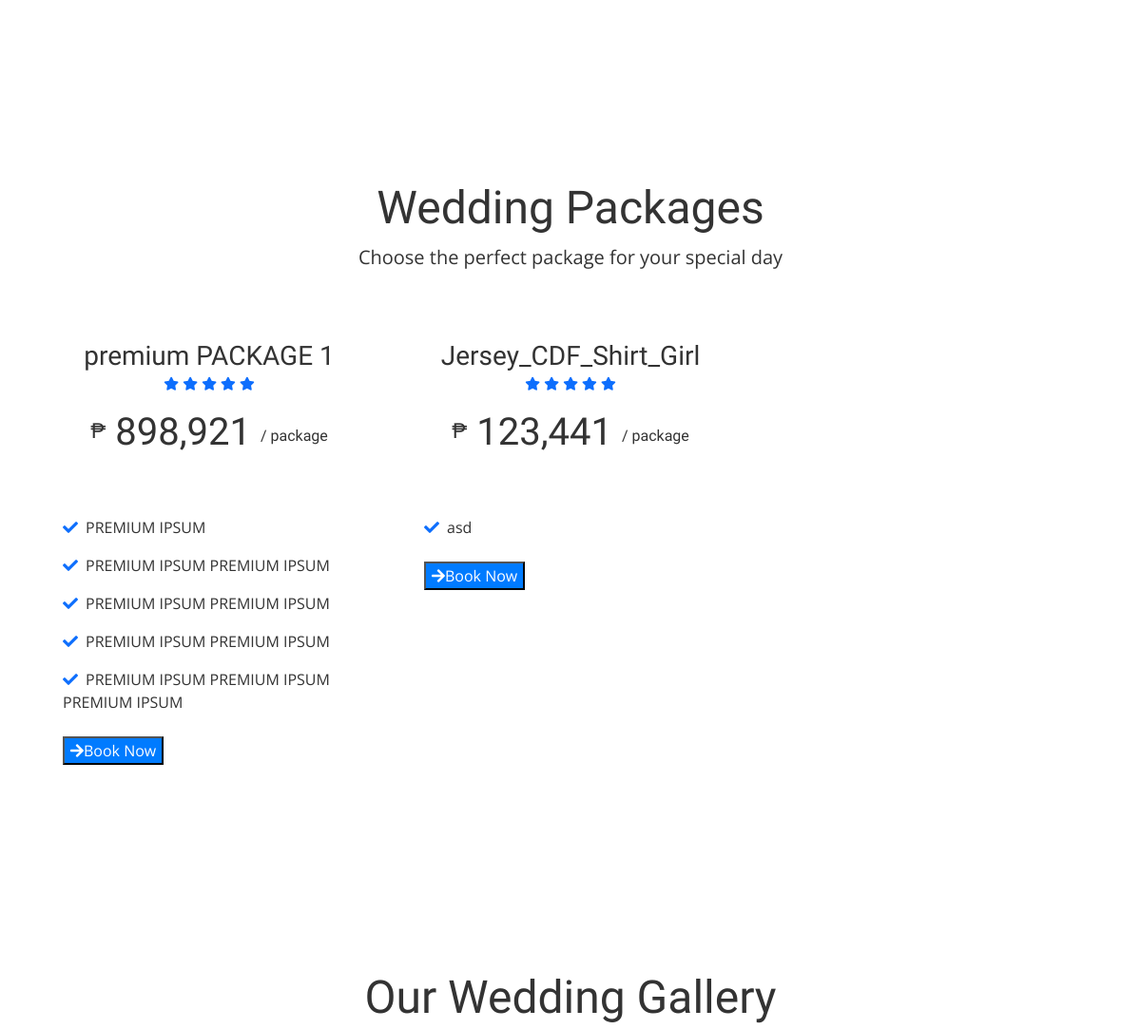
Page /catering-service/wedding.php (middle part) on the earlier database version.
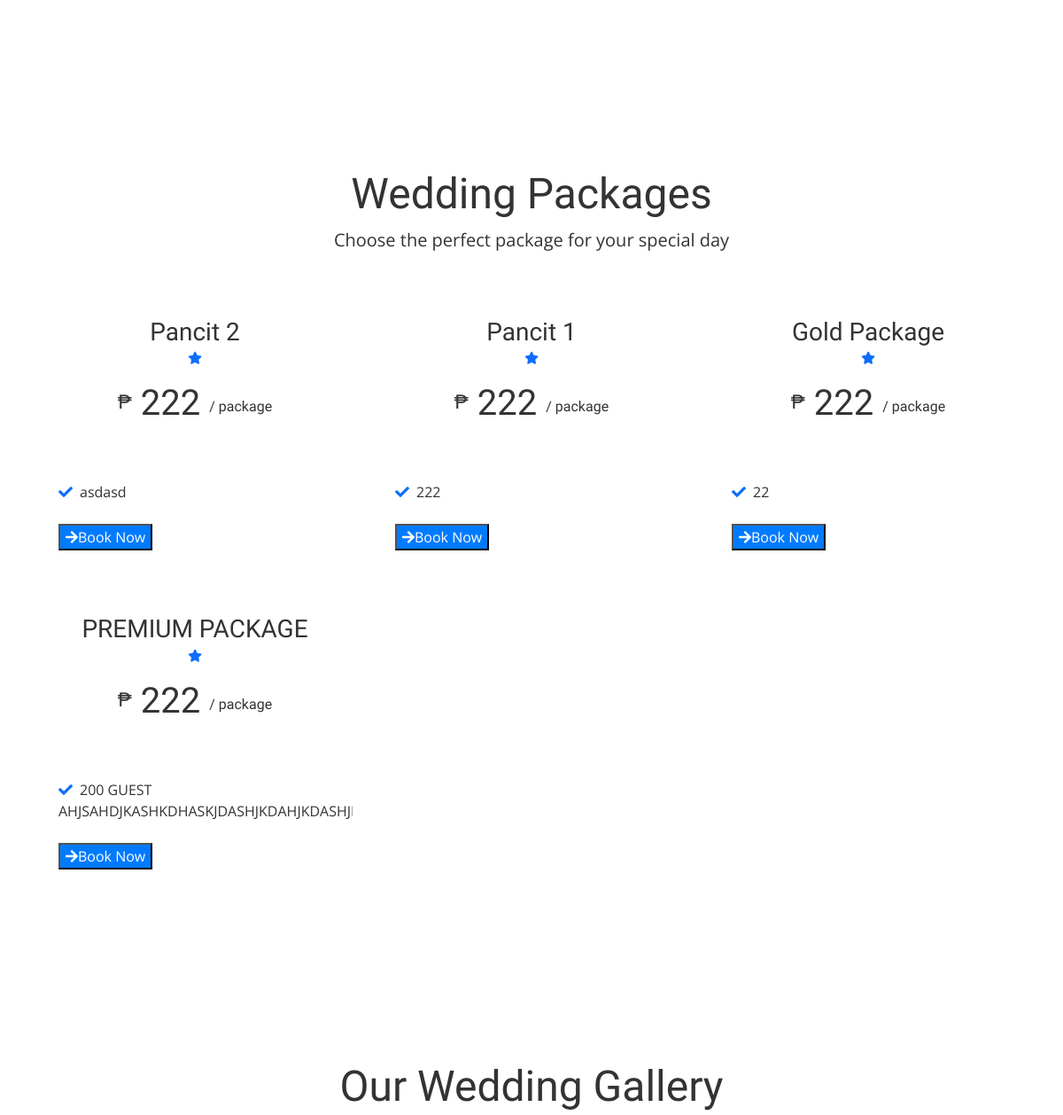
Same page on the later database version.
### tables this page shows
CREATE TABLE `catering_packages` (
  `package_id` int(11) NOT NULL,
  `name` varchar(255) NOT NULL,
  `description` text DEFAULT NULL,
  `price` decimal(10,2) NOT NULL,
  `min_guests` int(11) NOT NULL,
  `max_guests` int(11) NOT NULL,
  `includes` text DEFAULT NULL,
  `image_url` varchar(255) DEFAULT NULL,
  `category` varchar(50) NOT NULL,
  `is_available` tinyint(1) DEFAULT 1,
  `created_at` timestamp NOT NULL DEFAULT current_timestamp(),
  `updated_at` timestamp NOT NULL DEFAULT current_timestamp() ON UPDATE current_timestamp(),
  `number_of_guests` int(11) DEFAULT NULL
);

### catering-service/wedding.php (the view, shortened to what this page needs)
<?php
require '../db.php';
?>
<!DOCTYPE html>
<html lang="en">
<head>
    <link rel="stylesheet" href="https://use.fontawesome.com/releases/v5.15.4/css/all.css" />
    <link href="https://cdn.jsdelivr.net/npm/bootstrap-icons@1.4.1/font/bootstrap-icons.css" rel="stylesheet">
    <link href="../lib/animate/animate.min.css" rel="stylesheet">
    <link href="../lib/lightbox/css/lightbox.min.css" rel="stylesheet">
    <link href="../lib/owlcarousel/owl.carousel.min.css" rel="stylesheet">
    <link href="https://cdn.jsdelivr.net/npm/fullcalendar@5.11.3/main.min.css" rel="stylesheet">
    <link href="https://cdn.jsdelivr.net/npm/bootstrap@5.0.0/dist/css/bootstrap.css" rel="stylesheet">
    <link href="../css/style.css" rel="stylesheet">
    <link href="../css/themes.css" rel="stylesheet">
    <link href="../css/calendar.css" rel="stylesheet">
    <link href="../css/booking.css" rel="stylesheet">
</head>
<body class="light-theme">
    <div class="container-fluid py-6 wow fadeInUp" data-wow-delay="0.3s">
    </div>
    <div class="container-fluid py-6 wow fadeInUp" data-wow-delay="0.3s">
        <div class="container">
            <div class="text-center mb-5 wow fadeInUp" data-wow-delay="0.3s">
                <h1 class="display-5">Wedding Packages</h1>
                <p class="fs-5">Choose the perfect package for your special day</p>
            </div>
            <div class="row g-4">
                <?php
                try {
                    $stmt = $db->prepare("SELECT * FROM catering_packages WHERE category = 'Wedding Catering'");
                    $stmt->execute();
                    $packages = $stmt->fetchAll(PDO::FETCH_ASSOC);
                    foreach ($packages as $package):
                        $stars = min(5, ceil($package['price'] / 20000));
                ?>
                <div class="col-lg-4 col-md-6 wow bounceInUp" data-wow-delay="0.1s">
                    <div class="package-item rounded overflow-hidden">
                        <div class="text-center p-4">
                            <h3 class="mb-0"><?php echo htmlspecialchars($package['name']); ?></h3>
                            <div class="mb-3">
                                <?php for ($i = 0; $i < $stars; $i++): ?>
                                <small class="fa fa-star text-primary"></small>
                                <?php endfor; ?>
                            </div>
                            <h1 class="mb-3">
                                <small class="align-top" style="font-size: 22px; line-height: 45px;">₱</small>
                                <?php echo number_format($package['price'], 0); ?>
                                <small class="align-bottom" style="font-size: 16px; line-height: 40px;">/ package</small>
                            </h1>
                        </div>
                        <div class="p-4">
                            <?php
                            $features = explode("\n", $package['description']);
                            foreach ($features as $feature):
                                if (!empty(trim($feature))):
                            ?>
                            <p><i class="fa fa-check text-primary me-2"></i><?php echo htmlspecialchars(trim($feature)); ?></p>
                            <?php endif; endforeach; ?>
                            <button class="btn-slide mt-2" data-bs-toggle="modal" data-bs-target="#bookingModal"
                                style="background-color: #007bff; color: white;"
                                data-package-id="<?php echo $package['package_id']; ?>"
                                data-package-name="<?php echo htmlspecialchars($package['name']); ?>"
                                data-price="<?php echo $package['price']; ?>"
                                data-number-of-guests="<?php echo $package['number_of_guests']; ?>">
                                <i class="fa fa-arrow-right"></i><span>Book Now</span>
                            </button>
                        </div>
                    </div>
                </div>
                <?php endforeach; ?>
                <?php } catch (PDOException $e) {
                    echo '<div class="alert alert-danger">Error loading packages: ' . htmlspecialchars($e->getMessage()) . '</div>';
                } ?>
            </div>
        </div>
    </div>
    <div class="container-fluid gallery py-6">
        <div class="container">
            <div class="text-center wow bounceInUp" data-wow-delay="0.1s">
                <h1 class="display-5 mb-5">Our Wedding Gallery</h1>
            </div>
        </div>
    </div>
</body>
</html>

Differences in the rows shown:
removed catering_packages: name "premium PACKAGE 1", price "898,921", description "PREMIUM IPSUM", description "PREMIUM IPSUM PREMIUM IPSUM", description "PREMIUM IPSUM PREMIUM IPSUM PREMIUM IPSUM", shown under "Wedding Packages"
removed catering_packages: name "Jersey_CDF_Shirt_Girl", price "123,441", description "asd"
added catering_packages: name "Pancit 2", price "222", description "asdasd"
added catering_packages: name "Pancit 1", price "222", description "222"
added catering_packages: name "Gold Package", price "222", description "22"
added catering_packages: name "PREMIUM PACKAGE", price "222", description "200 GUEST…"
